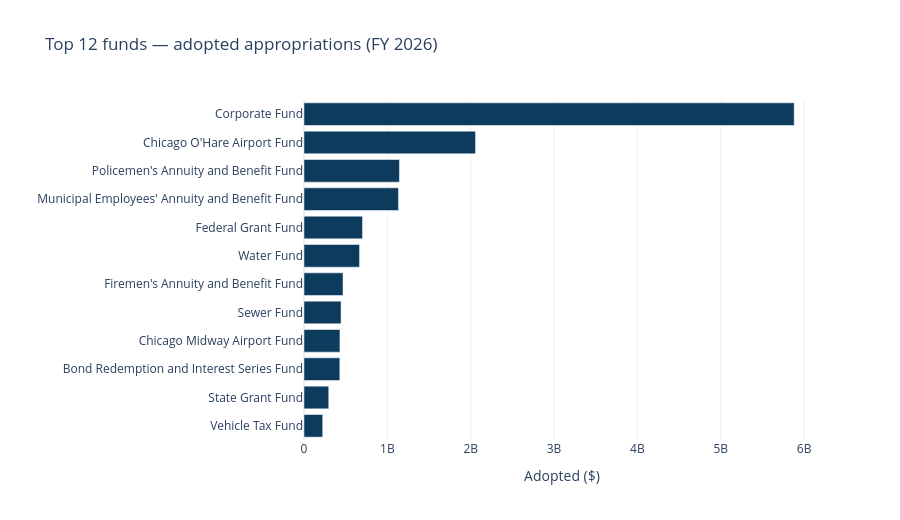

This figure's notebook cell:
### Code cell
top_funds = by_fund.head(12).iloc[::-1]
fig = px.bar(
    top_funds,
    x="adopted",
    y="fund_name",
    orientation="h",
    title="Top 12 funds — adopted appropriations (FY 2026)",
    labels={"adopted": "Adopted ($)", "fund_name": ""},
    color_discrete_sequence=["#0c3b5e"],
)
fig.update_layout(height=520, yaxis_title="")
fig.show()

### Figure 1 — Plotly figure (JSON) as saved in the notebook; plotly's stock layout.template omitted (floating-point values rounded to 4 significant figures)
{"data": [{"hovertemplate": "Adopted ($)=%{x}<br>=%{y}<extra></extra>", "legendgroup": "", "marker": {"color": "#0c3b5e", "pattern": {"shape": ""}}, "name": "", "orientation": "h", "showlegend": false, "textposition": "auto", "type": "bar", "x": [224300000.0, 296900000.0, 430100000.0, 431100000.0, 444500000.0, 468000000.0, 666500000.0, 702000000.0, 1133000000.0, 1145000000.0, 2058000000.0, 5881000000.0], "xaxis": "x", "y": ["Vehicle Tax Fund", "State Grant Fund", "Bond Redemption and Interest Series Fund", "Chicago Midway Airport Fund", "Sewer Fund", "Firemen's Annuity and Benefit Fund", "Water Fund", "Federal Grant Fund", "Municipal Employees' Annuity and Benefit Fund", "Policemen's Annuity and Benefit Fund", "Chicago O'Hare Airport Fund", "Corporate Fund"], "yaxis": "y"}], "layout": {"barmode": "relative", "height": 520, "legend": {"tracegroupgap": 0}, "title": {"text": "Top 12 funds — adopted appropriations (FY 2026)"}, "xaxis": {"anchor": "y", "domain": [0, 1], "title": {"text": "Adopted ($)"}}, "yaxis": {"anchor": "x", "domain": [0, 1], "title": {"text": ""}}}}
